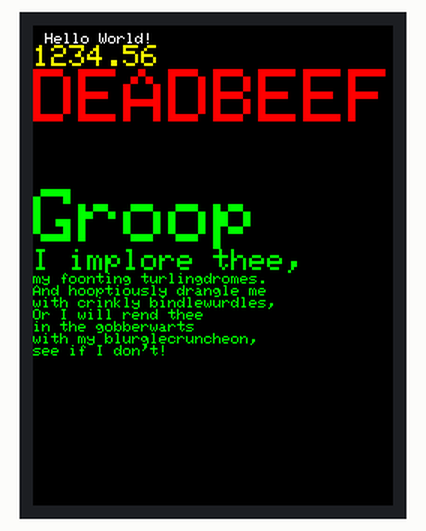
The sketch below on a simulated Arduino Mega 2560, built with avr-gcc and run on an emulated ATmega2560. Shown: 240×320 colour display. What the sketch prints to the serial monitor is not drawn.

Above: at 0.2 s.

The sketch:

sketch_aug09b.ino
```cpp
#include "Adafruit_GFX.h"
#include "Adafruit_ILI9341.h"

#define TFT_DC 9
#define TFT_CS 10
#define TFT_RST 8
#define TFT_CLK 13
#define TFT_MISO 50
#define TFT_MOSI 51


Adafruit_ILI9341 tft = Adafruit_ILI9341(TFT_CS, TFT_DC, TFT_MOSI, TFT_CLK, TFT_RST, TFT_MISO);

void setup() {
  Serial.begin(9600);
  Serial.println("ILI9341 Test!");

  tft.begin();


}


void loop(void) {


  testText();


}


unsigned long testText() {

  unsigned long start = micros();
  tft.setCursor(8, 5);
  tft.setTextColor(ILI9341_WHITE);  tft.setTextSize(1);
  tft.println("Hello World!");
  tft.setTextColor(ILI9341_YELLOW); tft.setTextSize(2);
  tft.println(1234.56);
  tft.setTextColor(ILI9341_RED);    tft.setTextSize(5);
  tft.println(0xDEADBEEF, HEX);
  tft.println();
  tft.setTextColor(ILI9341_GREEN);
  tft.setTextSize(5);
  tft.println("Groop");
  tft.setTextSize(2);
  tft.println("I implore thee,");
  tft.setTextSize(1);
  tft.println("my foonting turlingdromes.");
  tft.println("And hooptiously drangle me");
  tft.println("with crinkly bindlewurdles,");
  tft.println("Or I will rend thee");
  tft.println("in the gobberwarts");
  tft.println("with my blurglecruncheon,");
  tft.println("see if I don't!");
 // return micros() - start;

  delay(2000);

  yield();
}
```
